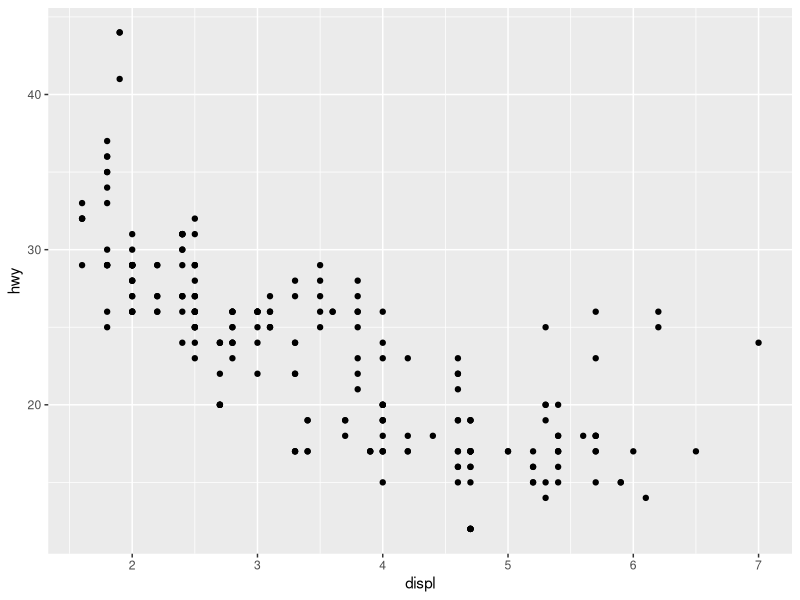
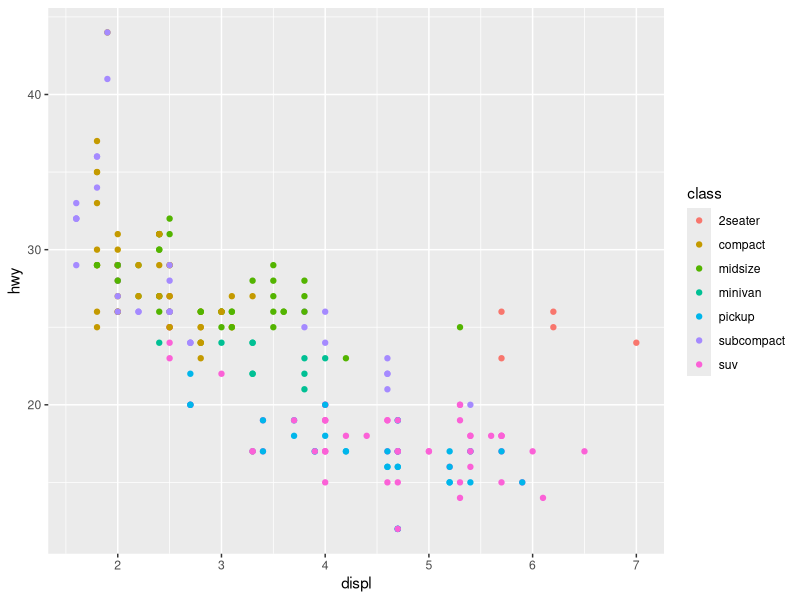
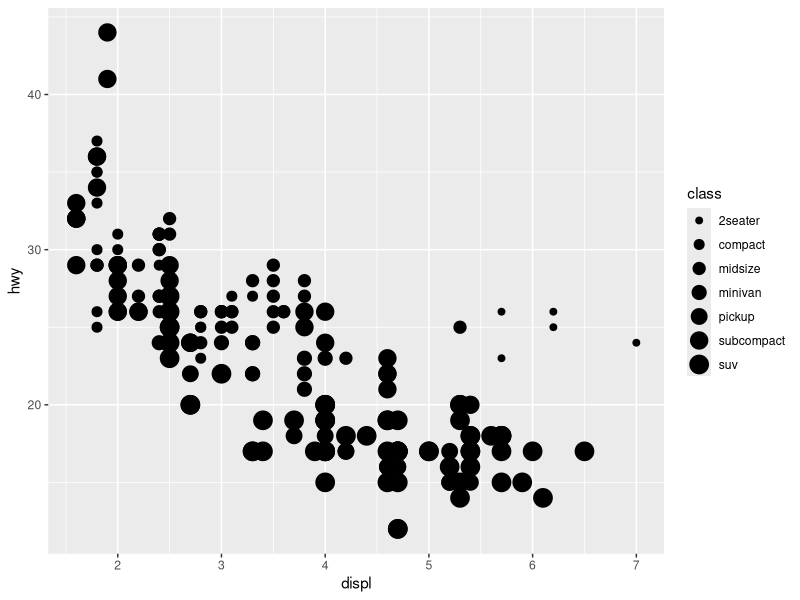
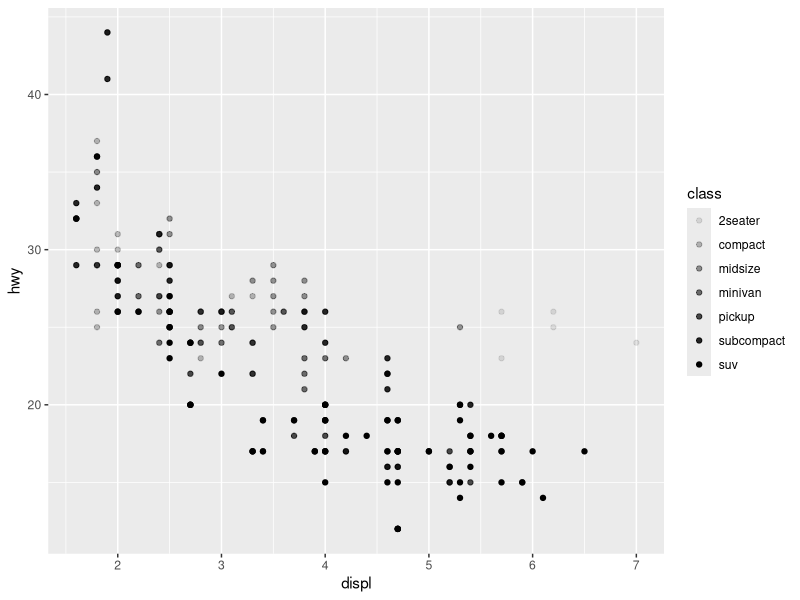
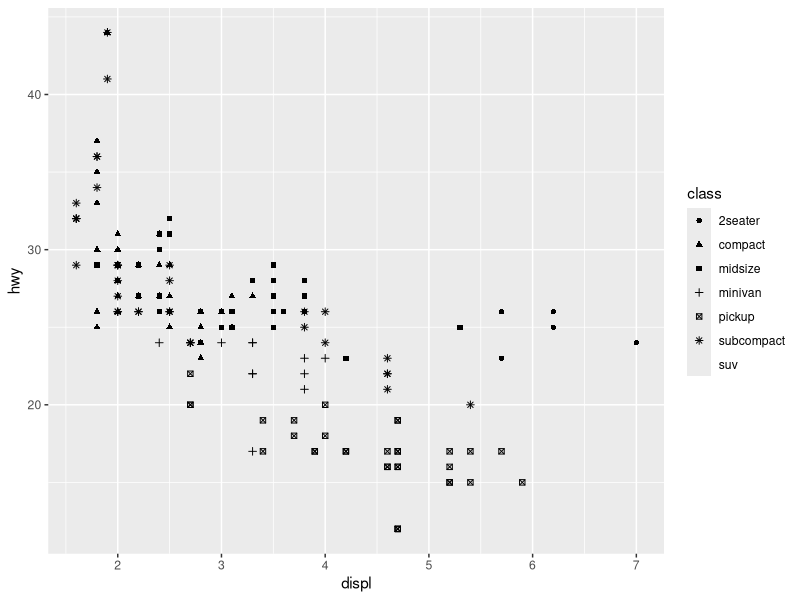
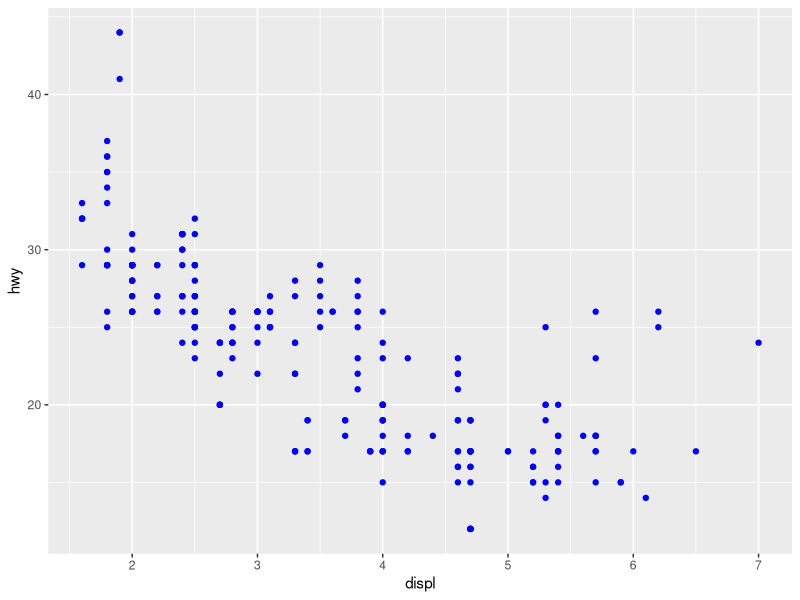
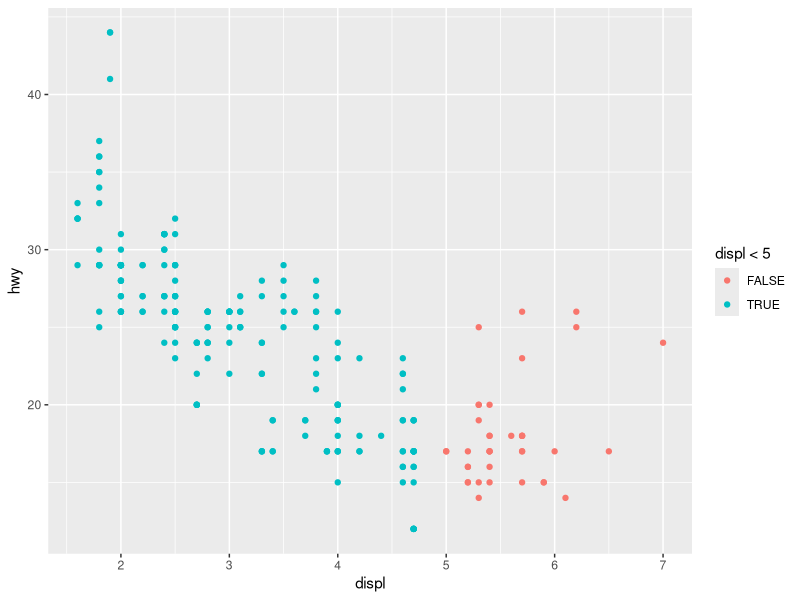
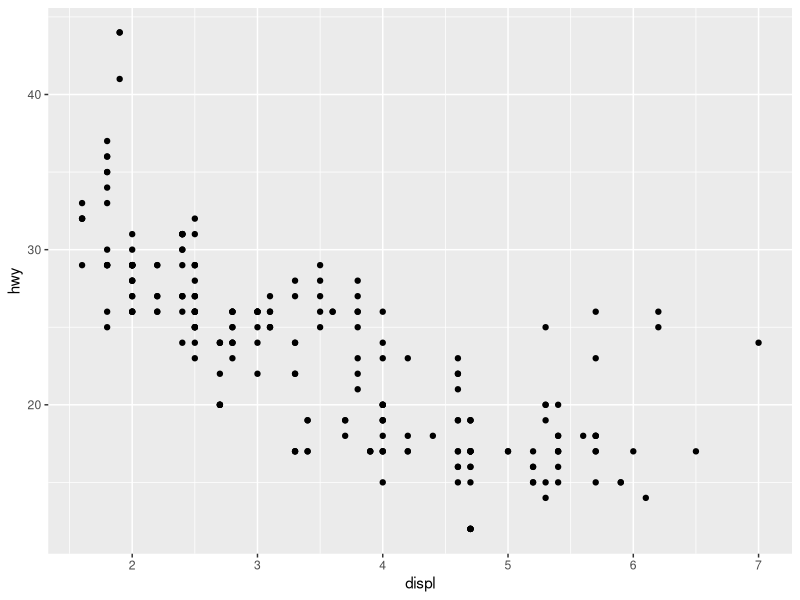

Source code (R) for these figures, in order: (Note: this script raises an error after producing the figures.)
## ---- chunk 1
knitr::opts_chunk$set(echo = TRUE)
## ---- chunk 2
#source("../MB5370/MB5370_W1.R")
## ---- chunk 3
#----------------------------------------------#
#MB5370: Introduction to programming
#Darius HUISMAN
# May 2026

#Workspace: 
# ~/Desktop/MB5370/MB5370_W1.R
#----------------------------------------------#

#----------------------------------------------#
# Workshop 01. Introduction ####

# Getting started ####
# This section introduces us to R by using it as a simple calculator.

# Variables and Assignment ####
# This section focuses on understanding how data is stored in R and why that matters.

age <- 25
first_name <- 'Bill'

Age <- 41 # cases matter

  # Exercise ####
a <- 15 + 25.1 + 20.25
b <- 26
c <- a + b

# Functions ####

years_old <- 25.7
round(years_old) # rounds up
floor(years_old) # rounds down

years_old <- 25.765
round (years_old, 2) # comma after the object to specify argument

?round # go to help

args(round) # use args in the Console

  # Exercise 
my_age <- 26
my_name <- 'Darius'

?paste # go to help

paste(my_name, "is", my_age, "years old.")

# Debugging ####

# Misconceptions
# variables in programs do not work the same way as they do in spreadsheets
grade <- 55
total <- grade + 10
print (total)
grade <- 90
print (total) # value of total in a spreadsheet will be 100, but in programming a variable holds the value it was assigned (65)
total <- grade + 10
print (total) # executed in the way it was defined

# What will this code do?
p <- 2
z <- 5
out <- p * z  # What should the value of out be?
print (out) # What is the value of out? Is it the same as expected?

# Testing
x <- 1
is.character(x)
is.numeric (x)

  # Exercise 
#my_quiz <- c("uno",
#             "dos",
#             "tres",
#             "cuatro" # missing a ",", causing an error
#             "cinco")
#print (my_quis) # syntax error, should be "my_quiz"
#str(my_quiz)
#len(my_quiz) # wrong function / function does not exist

# errors fixed
my_quiz <- c("uno",
             "dos",
             "tres",
             "cuatro", # corrected
             "cinco")
print (my_quiz) # corrected 
str(my_quiz)
length(my_quiz) # corrected

# Data types ####

  #Exercise
#numeric
my_numeric_variable = 4.2 
class(my_numeric_variable)

#character
my_name <- 'Darius'
class(my_name)

#integer
int <- 1L
class(int)

#logical
t <- TRUE
class(t)

# Data structure ####

# Vector
y <- c(1, 2, 3)
z <- c("Sarah", "Tracy", "Jon")

  # Exrecise
class(x)
class(y)
## both are numeric

# List
x <- list(1, "a", TRUE)
x
x[[2]]

# Data frame and tibbles
my_data_frame <- data.frame(no = c(1,2,3), name = c("Tracey", "John", "Pete"), "True or False" = c(TRUE, FALSE, TRUE))
my_data_frame
str (my_data_frame)

my_data_frame$no = as.factor(my_data_frame$no)
str (my_data_frame)

# Packages and Libraries ####

# install.packages('tidyverse') # download and install
library(tidyverse) # load into current workspace

# install.packages ('ggplot2') # comment out so it doesn’t run again

# install.packages("ggplot","tidyr", "earthtones","redlistr","dplyr" ,"terra")

library (ggplot2)
?ggplot2

# Coding best practices ####

# load packages
library(ggplot2)
library(tidyr)
library(tidyverse)

  # Class discussion
    # 1. Read the .csv dataset into R using the 'read_csv' function
    # 2. Check the data file donwloaded (make sure the file has been read correctly and spot potential data that could cause problem)
    # 3. Analyse the abundance of each species
    # 4. PLot the species abundance of the species of you want 
## ---- chunk 4
#install.packages("tidyverse")
library(tidyverse)
library(ggplot2)
## ---- chunk 5
mpg
## ---- chunk 6
ggplot(data = mpg) + 
  geom_point(mapping = aes(x = displ, y = hwy))
## ---- chunk 7
#ggplot(data = mpg)
## ---- chunk 8
ggplot(data = mpg) + 
  geom_point(mapping = aes(x = displ, y = hwy, colour = class))

#change point size by class
ggplot(data = mpg) + 
  geom_point(mapping = aes(x = displ, y = hwy, size = class))
#> Warning: Using size for a discrete variable is not advised.

#change point transparency by class
ggplot(data = mpg) + 
  geom_point(mapping = aes(x = displ, y = hwy, alpha = class))

#change point shape by class
ggplot(data = mpg) + 
  geom_point(mapping = aes(x = displ, y = hwy, shape = class))

# all points blue
ggplot(data = mpg) + 
  geom_point(mapping = aes(x = displ, y = hwy), color = "blue")

#distinct displ data < 5
ggplot(data = mpg) + 
  geom_point(mapping = aes(x = displ, y = hwy, color = displ < 5))
## ---- chunk 9
ggplot(data = mpg) +
  geom_point(mapping = aes(x = displ, y = hwy)) 
# the + should be on top line
## ---- chunk 10
# facet_wrap
ggplot(data = mpg) + 
  geom_point(mapping = aes(x = displ, y = hwy)) + 
  facet_wrap(~ class, nrow = 2)

# facet_grid
ggplot(data = mpg) + 
  geom_point(mapping = aes(x = displ, y = hwy)) + 
  facet_grid(drv ~ cyl)

#using a .
ggplot(data = mpg) + 
  geom_point(mapping = aes(x = displ, y = hwy)) + 
  facet_grid(. ~ cyl)
# it does not make a plot for each hwy (compared to previous plot)
## ---- chunk 11
?facet_wrap
## ---- chunk 12
#display data as point
ggplot(data = mpg) + 
  geom_point(mapping = aes(x = displ, y = hwy))

#display same data as smooth line through the points
ggplot(data = mpg) + 
  geom_smooth(mapping = aes(x = displ, y = hwy))

#with different dashes for drv
ggplot(data = mpg) + 
  geom_smooth(mapping = aes(x = displ, y = hwy, linetype = drv))

#use group() argument
ggplot(data = mpg) +
  geom_smooth(mapping = aes(x = displ, y = hwy, group = drv))

#Change the color of each line based on drv value
ggplot(data = mpg) +
  geom_smooth(
    mapping = aes(x = displ, y = hwy, color = drv),
    show.legend = FALSE,
  )

#plot multiple geom() at the same time
ggplot(data = mpg) + 
  geom_point(mapping = aes(x = displ, y = hwy)) +
  geom_smooth(mapping = aes(x = displ, y = hwy))

#more efficent code
ggplot(data = mpg, mapping = aes(x = displ, y = hwy)) + 
  geom_point() + 
  geom_smooth()

#style the points by themself
ggplot(data = mpg, mapping = aes(x = displ, y = hwy)) + 
  geom_point(mapping = aes(color = class)) + 
  geom_smooth()

#use a filter (class = "subcompact") to select a subset of the data and plot only that subset
ggplot(data = mpg, mapping = aes(x = displ, y = hwy)) + 
  geom_point(mapping = aes(color = class)) + 
  geom_smooth(data = filter(mpg, class == "subcompact"), se = FALSE)
## ---- chunk 13
ggplot(data = mpg, mapping = aes(x = displ, y = hwy)) + 
  geom_point() + 
  geom_smooth()

ggplot() + 
  geom_point(data = mpg, mapping = aes(x = displ, y = hwy)) + 
  geom_smooth(data = mpg, mapping = aes(x = displ, y = hwy))
## ---- chunk 14
ggplot(data = diamonds) + 
  geom_bar(mapping = aes(x = cut))

#recreate the previous plot using stat_count() instead of geom_bar()
ggplot(data = diamonds) + 
  stat_count(mapping = aes(x = cut))
## ---- chunk 15
demo <- tribble(
  ~cut,         ~freq,
  "Fair",       1610,
  "Good",       4906,
  "Very Good",  12082,
  "Premium",    13791,
  "Ideal",      21551
)
demo

ggplot(data = demo) +
  geom_bar(mapping = aes(x = cut, y = freq), stat = "identity")

#override a default mapping from transformed variables to aesthetics
ggplot(data = diamonds) + 
  geom_bar(mapping = aes(x = cut, y = stat(prop), group = 1))
#> Warning: `stat(prop)` was deprecated in ggplot2 3.4.0.
## ---- chunk 16
ggplot(data = diamonds) + 
  stat_summary(
    mapping = aes(x = cut, y = depth),
    fun.min = min,
    fun.max = max,
    fun = median
  )
## ---- chunk 17
ggplot(data = diamonds) + 
  geom_bar(mapping = aes(x = cut, colour = cut))
ggplot(data = diamonds) + 
  geom_bar(mapping = aes(x = cut, fill = cut))

#colour by another variable like clarity
ggplot(data = diamonds) + 
  geom_bar(mapping = aes(x = cut, fill = clarity))

#use position = "identity"
#To alter transparency (alpha)
ggplot(data = diamonds, mapping = aes(x = cut, fill = clarity)) + 
  geom_bar(alpha = 1/5, position = "identity")

#To color the bar outlines with no fill color
ggplot(data = diamonds, mapping = aes(x = cut, colour = clarity)) +
  geom_bar(fill = NA, position = "identity")

#position = "fill" 
ggplot(data = diamonds) + 
  geom_bar(mapping = aes(x = cut, fill = clarity), position = "fill")

#position = "dodge"
ggplot(data = diamonds) + 
  geom_bar(mapping = aes(x = cut, fill = clarity), position = "dodge")

#position = "jitter"
ggplot(data = mpg) + 
  geom_point(mapping = aes(x = displ, y = hwy), position = "jitter")
## ---- chunk 18
#install.packages("ellmer")
# install.packages("chattr")
## ---- chunk 19
library(ggplot2)

data(iris)

ggplot(iris, aes(x = Sepal.Width, y = Sepal.Length, color = Species)) +
  geom_point()
## ---- chunk 20
# Simple Example: Checking Sea Surface Temperature (SST)
sst <- 30.2

if (sst > 29.5) {
  print("Warning: Marine heatwave threshold exceeded!")
} else {
  print("SST remains within baseline parameters.")
}
## ---- chunk 21
# Load tidyverse (if not already loaded)
library(tidyverse)

# Sample coral data
coral_monitoring <- tibble(
  site = c("Site_A", "Site_B", "Site_C"),
  depth_m = c(12, 35, 8)
)

# Classify depth using if_else
coral_monitoring <- coral_monitoring %>% 
  mutate(zone = if_else(depth_m > 30, "Deep Reef", "Shallow Reef"))
## ---- chunk 22
coral_monitoring <- coral_monitoring %>% 
  mutate(reef_category = case_when(
    depth_m < 10  ~ "Lagoon / Flats",
    depth_m <= 30 ~ "Crest / Slope",
    depth_m > 30  ~ "Mesophotic / Deep",
    TRUE          ~ "Unclassified" # Catch-all remainder
  ))
## ---- chunk 23
library(dplyr)

marine_stations <- tibble(
  salinity = c(35, 28, 32, 12)
) %>%
  mutate(
    environment_type = case_when(
      salinity < 15 ~ "Estuarine",
      salinity >= 15 & salinity <= 30 ~ "Brackish",
      salinity > 30 ~ "Marine",
      TRUE ~ NA_character_ # Optional: handles any other cases not explicitly covered
    )
  )

print(marine_stations)
## ---- chunk 24
# Classic loop anatomy
for (year in 2020:2024) {
  print(paste("Processing climate data for year:", year))
}

# Loop across index sequences
transect_lengths <- c(50, 100, 25, 75)

for (i in seq_along(transect_lengths)) {
  print(paste("Transect number", i, "measures", transect_lengths[i], "metres."))
}
## ---- chunk 25
site_areas <- c(144, 400, 625)
results <- numeric(length(site_areas)) # Must build an empty container first

for(i in seq_along(site_areas)) {
  results[i] <- sqrt(site_areas[i])
}
## ---- chunk 26
library(purrr)
# Map directly and define your expected output type explicitly
mapped_results <- map_dbl(site_areas, sqrt)

## ---- chunk 27
# Iterate a summary function over split lists of data
iris %>% 
  split(.$Species) %>% 
  map(~summary(.x))
## ---- chunk 28
library(purrr) # For map_dbl()

# List of fish count data
fish_counts_list <- list(
  site_a = c(10, 12, 8, 15, 11),
  site_b = c(25, 20, 22, 18),
  site_c = c(5, 7, 6)
)

# Using a for-loop
mean_counts_for_loop <- vector("numeric", length = length(fish_counts_list))
names(mean_counts_for_loop) <- names(fish_counts_list)

for (i in seq_along(fish_counts_list)) {
  mean_counts_for_loop[i] <- mean(fish_counts_list[[i]])
}

print("Mean counts (for-loop):")
print(mean_counts_for_loop)

# Using purrr's map_dbl()
mean_counts_map_dbl <- map_dbl(fish_counts_list, mean)

print("Mean counts (map_dbl):")
print(mean_counts_map_dbl)
## ---- chunk 29
# Function Definition
calculate_coral_mortality <- function(initial_count, surviving_count) {
  
  # Logic safety switch using our conditional tools!
  if (initial_count <= 0) {
    stop("Initial count must be greater than zero.")
  }
  
  mortality_rate <- (initial_count - surviving_count) / initial_count
  return(mortality_rate)
}

# Utilizing your custom function
calculate_coral_mortality(initial_count = 120, surviving_count = 84)
## ---- chunk 30
#create a function to convert temperature in C° to F°
convert_temp_c_to_f <- function(temp_C){
  #make a safety check to prevent temperatures below absolute zero
  if (temp_C < -273.15){
    stop("Entered value is below absolute zero (-273.15 degrees Celsius)")
  }
  temp_F <- (temp_C * 9/5) + 32
  return(temp_F)
}
#test function
convert_temp_c_to_f(temp_C = 25)
#convert_temp_c_to_f(temp_C = -300)
## ---- chunk 31
survey_counts <- c(15, 24, 8, 42)
species_specific_scaling_factors <- c(1.2, 0.8, 2.5, 1.1)

purrr::map2_dbl(survey_counts,species_specific_scaling_factors, `*`)
## ---- chunk 32
#Create a custom function
clean_and_classify_survey <- function(df, col_name, threshold_parameter){
  #Safely check if the specified column name exists
  if (!col_name %in% names(df)){
    stop("Entered column ", col_name, " not found.")
  }
  #filter out NA values and mutate based on threshold
  cleaned_df <- df %>%
                  filter_out(is.na(!!sym(col_name))) %>%
                          mutate(status_classification = case_when(
                            col_name < threshold_parameter ~ "Fail",
                            col_name >= threshold_parameter ~ "Pass"
                          ))
  return(cleaned_df)
}

#tests
#1
test1 <- tibble(Names = c("A", "B", "C", "D", "E", "F", "G", "H", "I", "J"),
                Grade = c(56, 78, 42, 90, 87, 38, 67, 75, 2, 52))
clean_and_classify_survey(test1, "Grade", 50)

#2 (NA values)
test2 <- tibble(Names = c("A", "B", "C", "D", "E", "F", "G", "H", "I", "J"),
                Grade = c(56, 78, 42, 90, NA, 38, 67, 75, 2, NA))
clean_and_classify_survey(test2, "Grade", 50)
